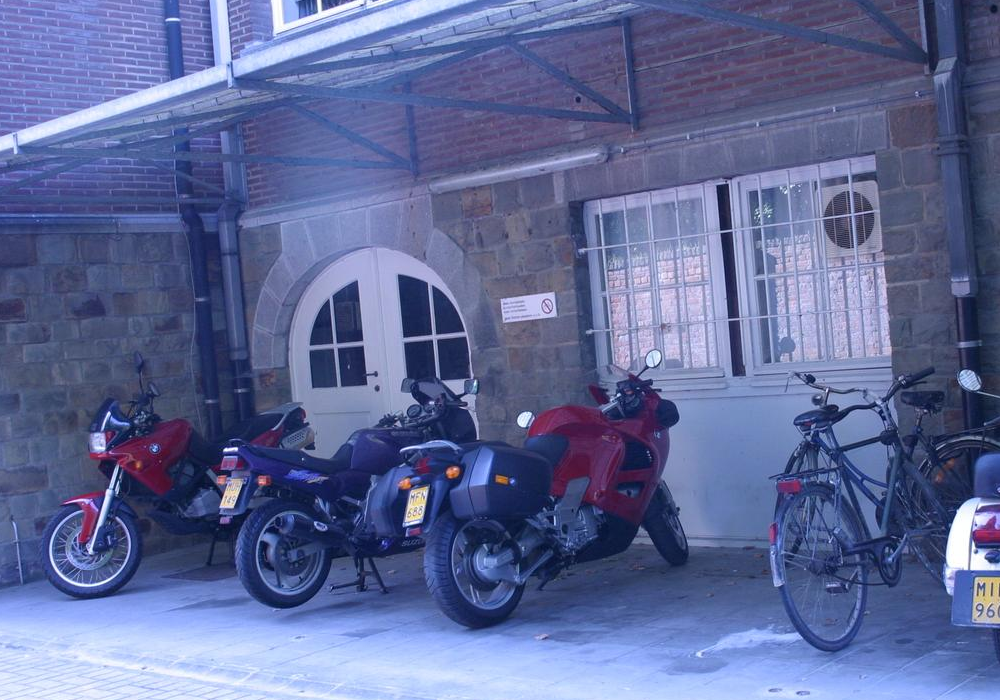
%> input picture matlab/workspace/benchmark/bikes/img1.ppm, 1000 x 700 px
$ octave readbikes.m   (GNU Octave 9; MATLAB toolbox functions it lacks are replaced by stand-ins)
%> lines starting %> are read from the running program, lines starting %| are printed output that depends on the picture
% Read images
I1 = imread('bikes/img1.ppm');
%> I1 is the input picture: size 700x1000x3 uint8; mean R, G, B 94.9, 105.1, 151.7
I2 = imread('bikes/img2.ppm');
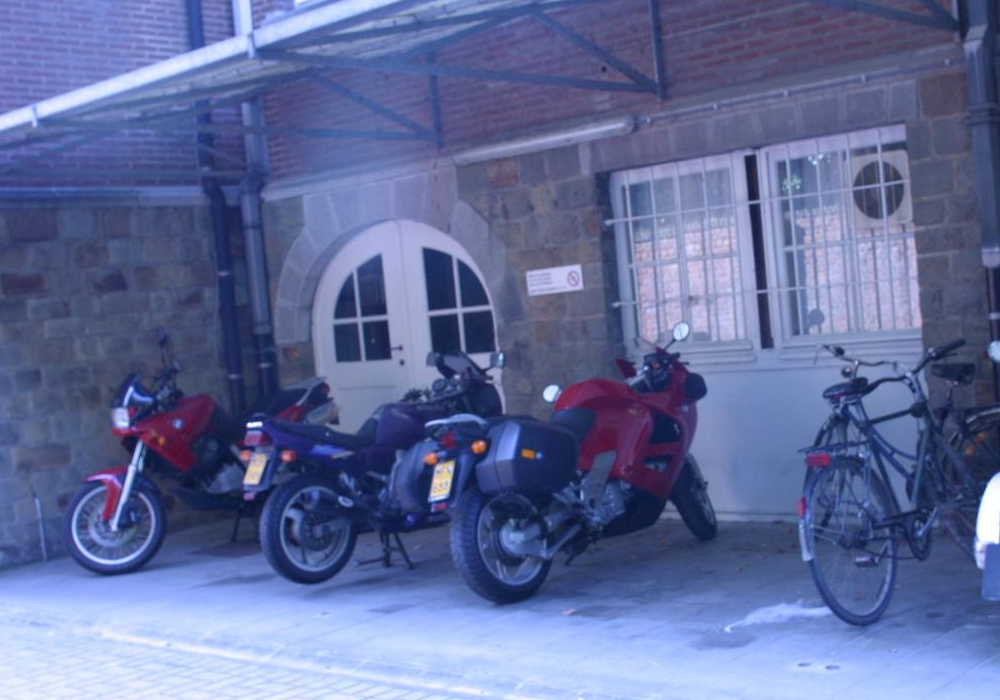
%> input picture matlab/workspace/benchmark/bikes/img2.ppm, 1000 x 700 px
%> I2 is the input picture: size 700x1000x3 uint8; mean R, G, B 97.4, 108.4, 155.6
I3 = imread('bikes/img3.ppm');
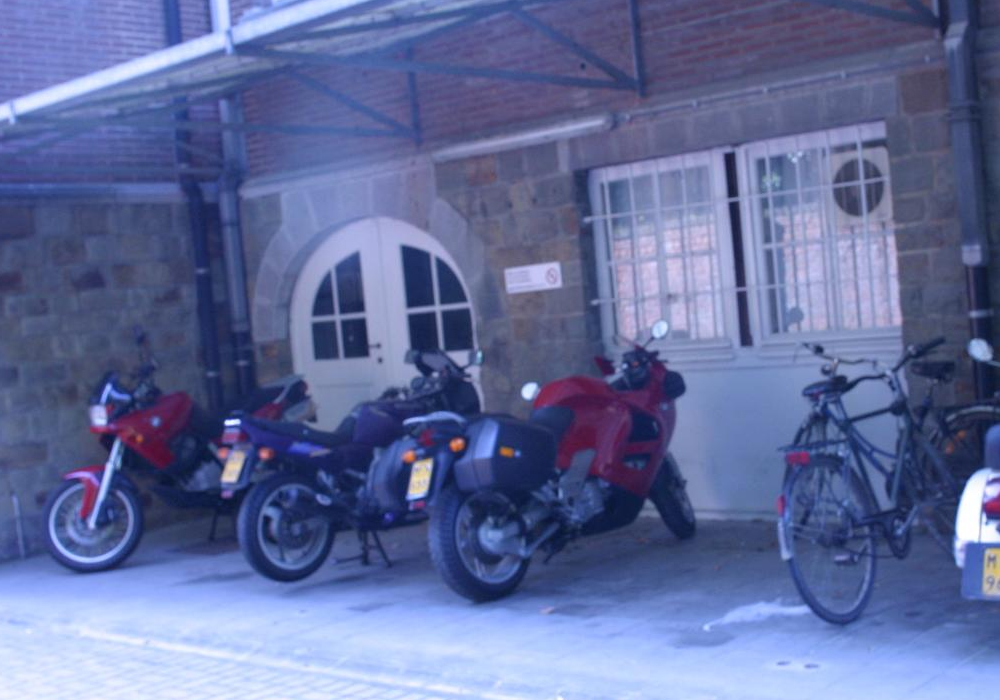
%> input picture matlab/workspace/benchmark/bikes/img3.ppm, 1000 x 700 px
%> I3 is the input picture: size 700x1000x3 uint8; mean R, G, B 97.6, 108.7, 155.9
I4 = imread('bikes/img4.ppm');
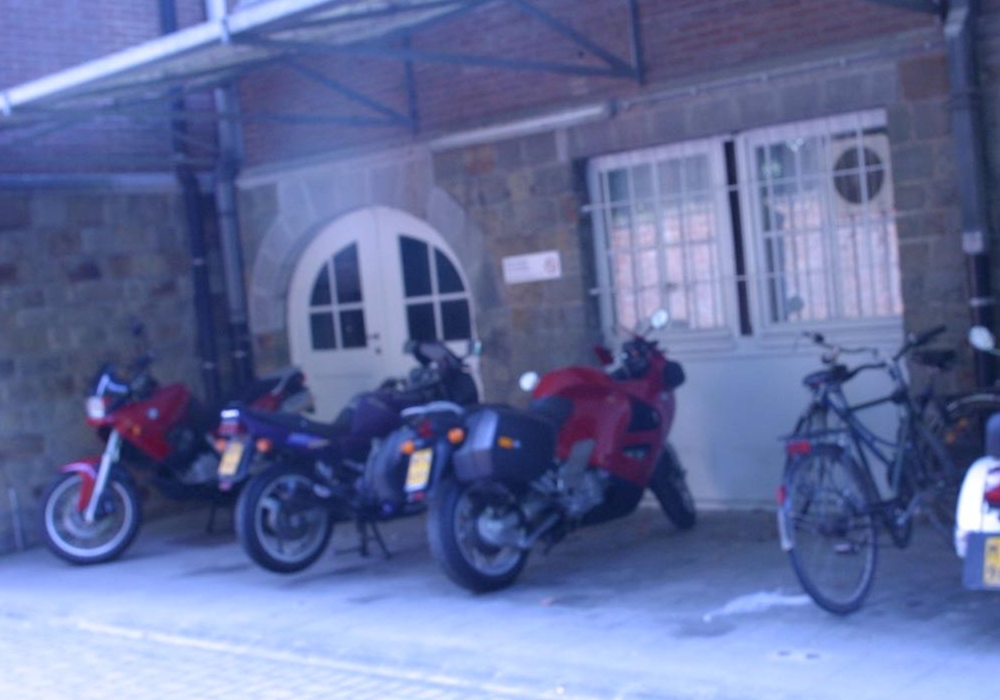
%> input picture matlab/workspace/benchmark/bikes/img4.ppm, 1000 x 700 px
%> I4 is the input picture: size 700x1000x3 uint8; mean R, G, B 98.7, 110.1, 157.6
I5 = imread('bikes/img5.ppm');
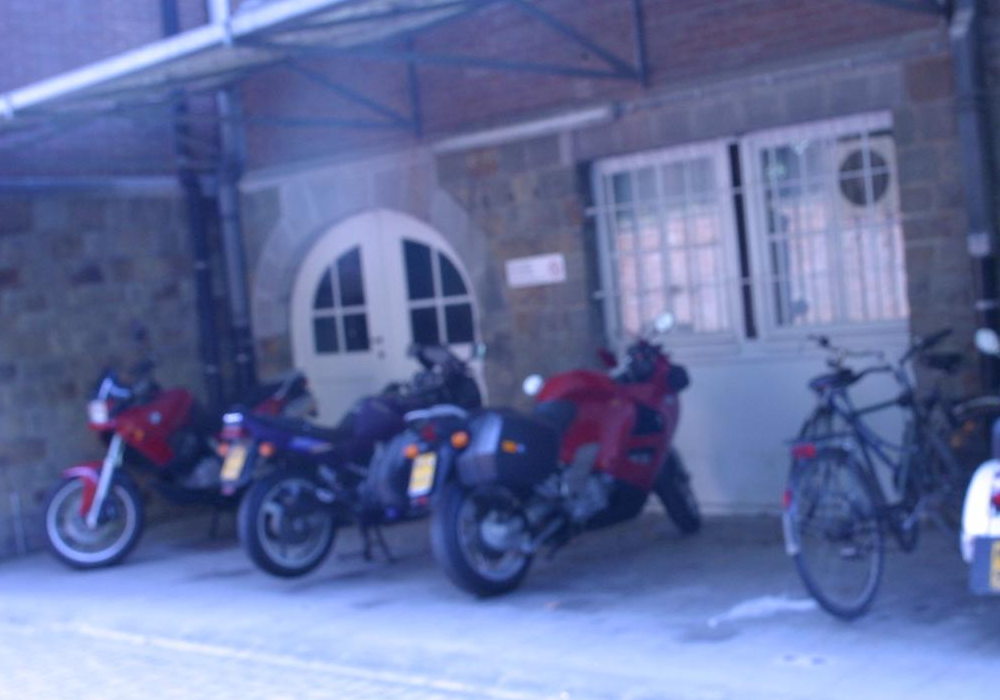
%> input picture matlab/workspace/benchmark/bikes/img5.ppm, 1000 x 700 px
%> I5 is the input picture: size 700x1000x3 uint8; mean R, G, B 98.6, 110.6, 158.7
I6 = imread('bikes/img6.ppm');
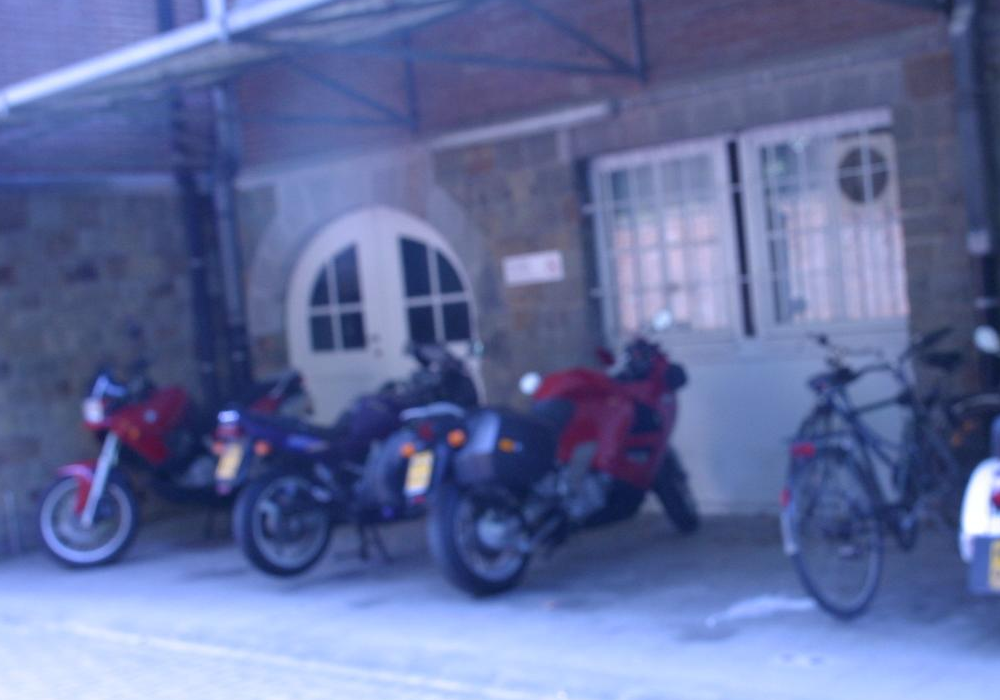
%> input picture matlab/workspace/benchmark/bikes/img6.ppm, 1000 x 700 px
%> I6 is the input picture: size 700x1000x3 uint8; mean R, G, B 97.2, 109.3, 158.1

% Read homographies
%> (the run ends here)
